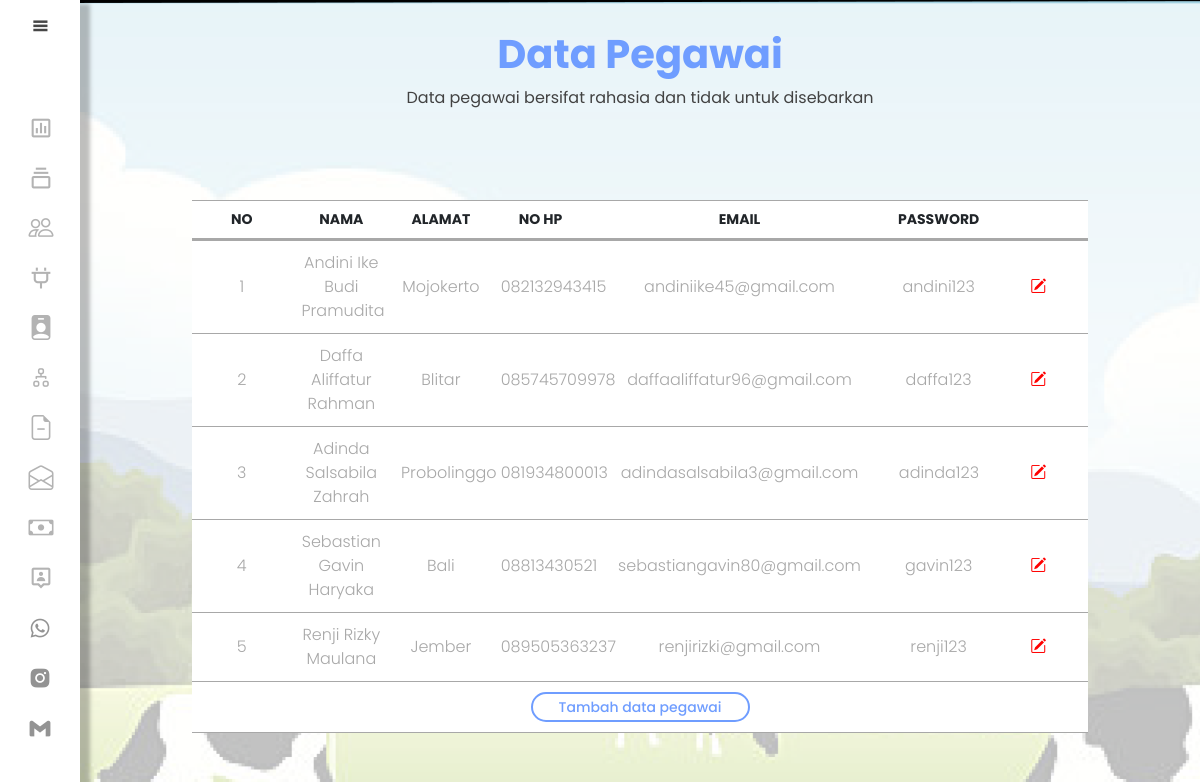
/admin/data_pegawai.php (signed in), run on an earlier commit of the app's database.
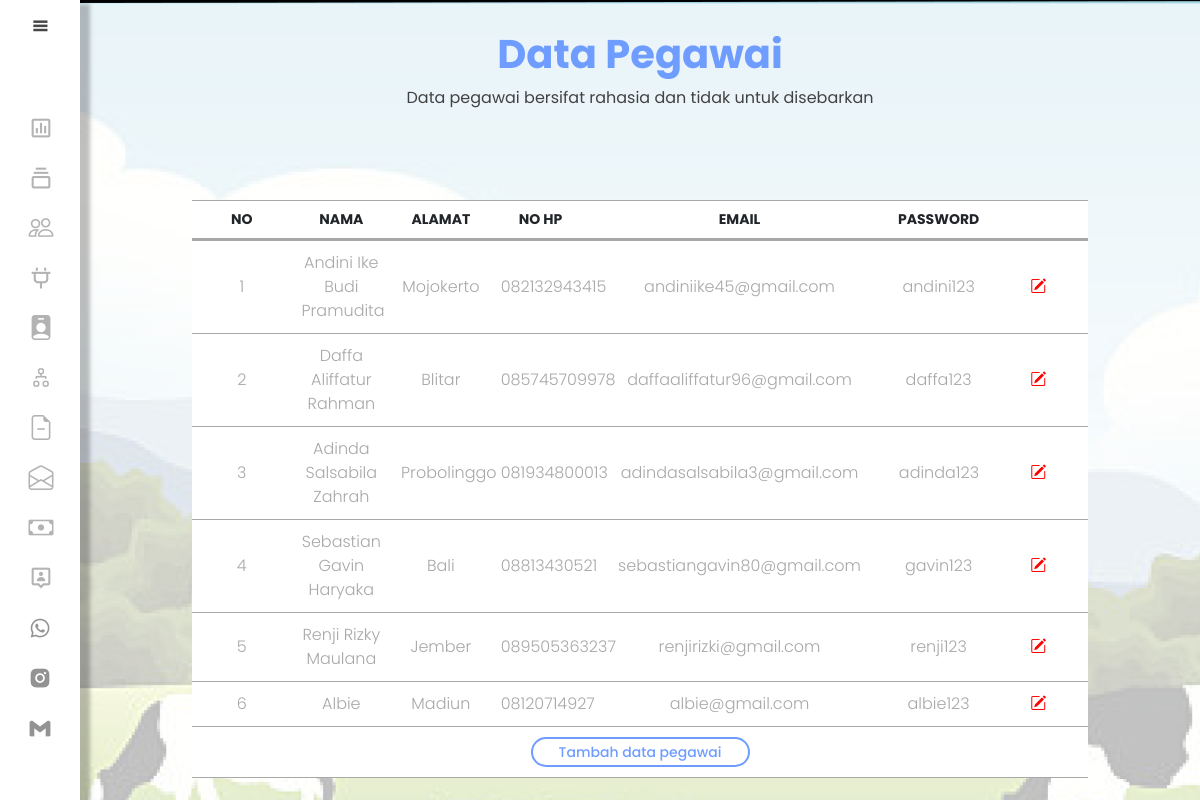
And on a later commit of the database.
### tables this page shows
CREATE TABLE `data_user` (
  `id` int(11) NOT NULL,
  `nama` varchar(255) NOT NULL,
  `alamat` varchar(255) NOT NULL,
  `no_hp` char(13) NOT NULL,
  `gender` varchar(15) NOT NULL,
  `email` varchar(255) NOT NULL,
  `username` varchar(255) NOT NULL,
  `password` varchar(255) NOT NULL,
  `level` enum('Admin','Pegawai','Pembeli') NOT NULL
);

### admin/data_pegawai.php (the view, shortened to what this page needs)
<!DOCTYPE html>
<html lang="en">
<head>
    <link href="https://cdn.jsdelivr.net/npm/bootstrap@5.1.3/dist/css/bootstrap.min.css" rel="stylesheet">
    <link href='https://unpkg.com/boxicons@2.1.2/css/boxicons.min.css' rel='stylesheet'>
    <link rel="stylesheet" href="https://cdn.jsdelivr.net/npm/bootstrap-icons@1.8.1/font/bootstrap-icons.css">
    <link rel="stylesheet" href="css/produk.css">
</head>
<body>
    <div class="sidebar">
        <div class="logo-content">
            <div class="logo">
            </div>
            <i class='bx bx-menu' id="btn"></i>
        </div>
        <ul class="nav">
        <li>
                <a href="index.php">
                    <i class='bx bx-bar-chart-square'></i>
                </a>
            </li>
            <li>
                <a href="produk.php">
                    <i class='bx bx-collection'></i>
                </a>
            </li>
            <li>
                <a href="data_pembeli.php">
                    <i class="bi bi-people"></i>
                </a>
            </li>
            <li>
                <a href="transaksi.php">
                    <i class='bx bx-plug'></i>
                </a>
            </li>
            <li>
                <a href="data_pegawai.php">
                    <i class="bi bi-person-badge-fill"></i>
                </a>
            </li>
            <li>
                <a href="website.php">
                    <i class="bi bi-diagram-2"></i>
                </a>
            </li>
            <li>
                <a href="bahanProduk.php">
                    <i class='bi bi-file-earmark-minus'></i>
                </a>
            </li>
            <li>
                <a href="ulasan.php">
                    <i class="bi bi-envelope-open"></i>
                </a>
            </li>
            <li>
                <a href="rekapitulasi.php">
                    <i class="bi bi-cash"></i>
                </a>
            </li>
            <li>
                <a href="profil.php">
                    <i class='bx bx-user-pin'></i>
                </a>
            </li>
            <div class="sosial-media">
                <i class='sosial bx bxl-gmail' id="gmail"></i>
                <a href="https://www.instagram.com/__deenda/">
                    <i class='sosial bx bxl-instagram-alt' id="instagram"></i>
                </a>
                <a href="http://wa.me/+628813430521">
                    <i class='sosial bx bxl-whatsapp' id="whatsapp"></i>
                </a>
            </div>
        </ul>
    </div>
    <div class="title">
        <h1>Data Pegawai</h1>
        <p>Data pegawai bersifat rahasia dan tidak untuk disebarkan</p>
    </div>
    <div class="home-content">
        <table>
            <thead>
                <tr id="atas">
                    <th>No</th>
                    <th>Nama</th>
                    <th>Alamat</th>
                    <th>No HP</th>
                    <th colspan="3">Email</th>
                    <th>Password</th>
                    <th></th>
                </tr>
            </thead>
            <tbody>
                <?php
                require("../link/homepage/koneksi.php");
                $query = "SELECT * FROM data_user WHERE level = 'Pegawai'";
                $result = $conn -> query($query);
                $i = 0;
                while ($row = $result -> fetch_assoc()) :
                    $i++;
                ?>
                <tr id="data">
                    <td><?php echo $i; ?></td>
                    <td><?php echo $row['nama']; ?></td>
                    <td><?php echo $row['alamat']; ?></td>
                    <td><?php echo $row['no_hp']; ?></td>
                    <td colspan="3"><?php echo $row['email']; ?></td>
                    <td><?php echo $row['password']; ?></td>
                    <td>
                        <a href="edit_pegawai.php?id=<?= $row["id"]; ?>">
                            <button type="button" class="bi bi-pencil-square" id="edit"></button>
                        </a>
                    </td>
                </tr>
                <?php endwhile ?>
            </tbody>
            <tfoot>
                <tr style="margin-bottom: 100px;">
                    <td colspan="9"><button type="button" id="tambah" style="cursor: pointer;">Tambah data pegawai</button></td>
                </tr>
            </tfoot>
        </table>
    </div>
</body>
</html>

What changed in the data, as far as the page shows it:
added data_user: nama "Albie", alamat "Madiun", no_hp "08120714927", email "albie@gmail.com", password "albie123"
